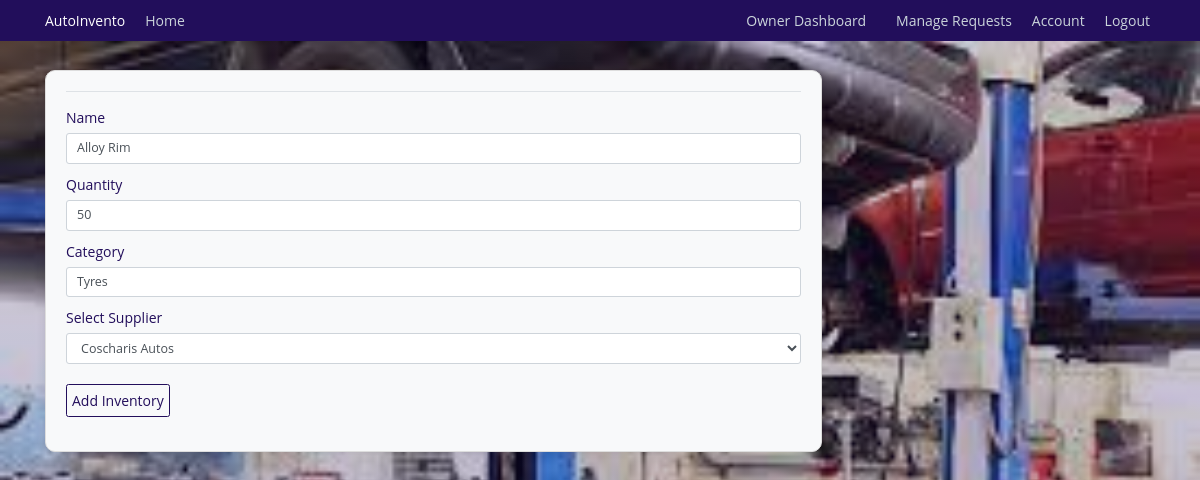
/inventory/2/update (signed in), run on an earlier commit of the app's database.
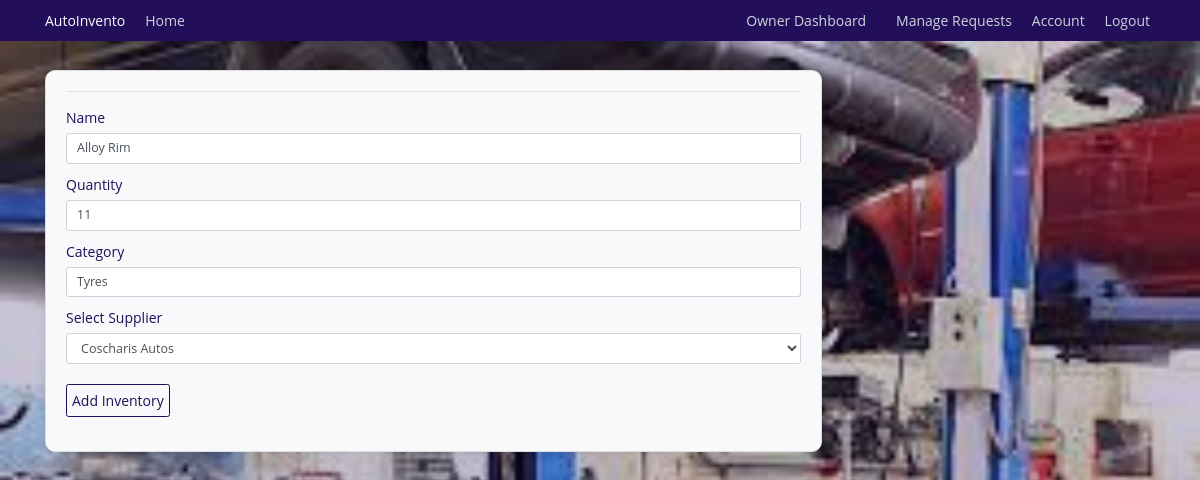
And on a later commit of the database.
### autoinvento/models.py (models this page shows, shortened)
class InventoryItem(db.Model):
    id = db.Column(db.Integer, primary_key=True)
    name = db.Column(db.String(128), unique=True, nullable=False, index=True)
    quantity = db.Column(db.Integer, nullable=False)
    category = db.Column(db.String(50), nullable=False)
    low_stock_threshold = db.Column(db.Integer, default=10)
    date_added = db.Column(db.DateTime, default=datetime.utcnow)
    supplier_id = db.Column(db.Integer, db.ForeignKey('supplier.id'))
    supplier = db.relationship('Supplier', back_populates='items')
    usage_logs = db.relationship('UsageLog', back_populates='items', cascade='all, delete-orphan')
    notifications = db.relationship('Notification', back_populates='items', cascade='all, delete-orphan')
    requests = db.relationship('InventoryRequest', back_populates='requested_item')

### autoinvento/inventory/routes.py (the view, shortened to what this page needs)
@inventory.route('/inventory/<int:inventory_id>/update', methods=['GET', 'POST'])
@login_required
def update_inventory(inventory_id):
    if not current_user.is_authenticated or not current_user.is_superuser:
        flash('You are not authorized to access this page.', 'danger')
        return redirect(url_for('users.mechanic_dashboard'))
    inventory = InventoryItem.query.get_or_404(inventory_id)
    form = AddInventory(obj=inventory)
    suppliers = Supplier.query.all()
    form.supplier.choices = [(str(s.id), s.name) for s in suppliers]
    return render_template('add_inventory.html', title='Update Inventory', form=form, inventory=inventory)

### autoinvento/inventory/forms.py
class AddInventory(FlaskForm):
    name = StringField('Name', validators=[DataRequired()])
    quantity = IntegerField('Quantity', validators=[DataRequired()])
    category = StringField('Category', validators=[DataRequired()])
    supplier = SelectField('Select Supplier', validators=[DataRequired()])
    submit = SubmitField('Add Inventory')

### autoinvento/models.py (called while the page is built)
@login_manager.user_loader
def load_user(mechanic_id):
    return Mechanics.query.get(int(mechanic_id))

    def __repr__(self):
        return f"Item('{self.name}', '{self.email}', '{self.contact}')"

### autoinvento/templates/add_inventory.html (shortened to what this page needs)
{% extends 'base.html' %} {% block content %}
<div class="content-section">
  <form method="POST" action="">
    <fieldset class="form-group">
      <legend class="border-bottom mb-4">{{ legend }}</legend>
      <div class="form-group">
        {{ form.name.label(class="form-control-label") }} {% if form.name.errors
        %} {{ form.name(class="form-control form-control-lg is-invalid") }}
        <div class="invalid-feedback">
          {% for error in form.name.errors %}
          <span>{{ error }}</span>
          {% endfor %}
        </div>
        {% else %} {{ form.name(class="form-control form-control-lg") }} {%
        endif %}
      </div>
      <div class="form-group">
        {{ form.quantity.label(class="form-control-label") }} {% if
        form.quantity.errors %} {{ form.quantity(class="form-control
        form-control-lg is-invalid") }}
        <div class="invalid-feedback">
          {% for error in form.quantity.errors %}
          <span>{{ error }}</span>
          {% endfor %}
        </div>
        {% else %} {{ form.quantity(class="form-control form-control-lg") }} {%
        endif %}
      </div>
      <div class="form-group">
        {{ form.category.label(class="form-control-label") }} {% if
        form.category.errors %} {{ form.category(class="form-control
        form-control-lg is-invalid") }}
        <div class="invalid-feedback">
          {% for error in form.category.errors %}
          <span>{{ error }}</span>
          {% endfor %}
        </div>
        {% else %} {{ form.category(class="form-control form-control-lg") }} {%
        endif %}
      </div>
      <div class="form-group">
        {{ form.supplier.label(class="form-control-label") }} {% if
        form.supplier.errors %} {{ form.supplier(class="form-control
        form-control-lg is-invalid") }}
        <div class="invalid-feedback">
          {% for error in form.supplier.errors %}
          <span>{{ error }}</span>
          {% endfor %}
        </div>
        {% else %} {{ form.supplier(class="form-control form-control-lg") }} {%
        endif %}
      </div>
    </fieldset>
    <div class="form-group">
      {{ form.submit(class="btn btn-outline-info") }}
    </div>
  </form>
</div>
{% endblock content %}

What changed in the data, as far as the page shows it:
changed InventoryItem "Alloy Rim": quantity "50" → "11"
